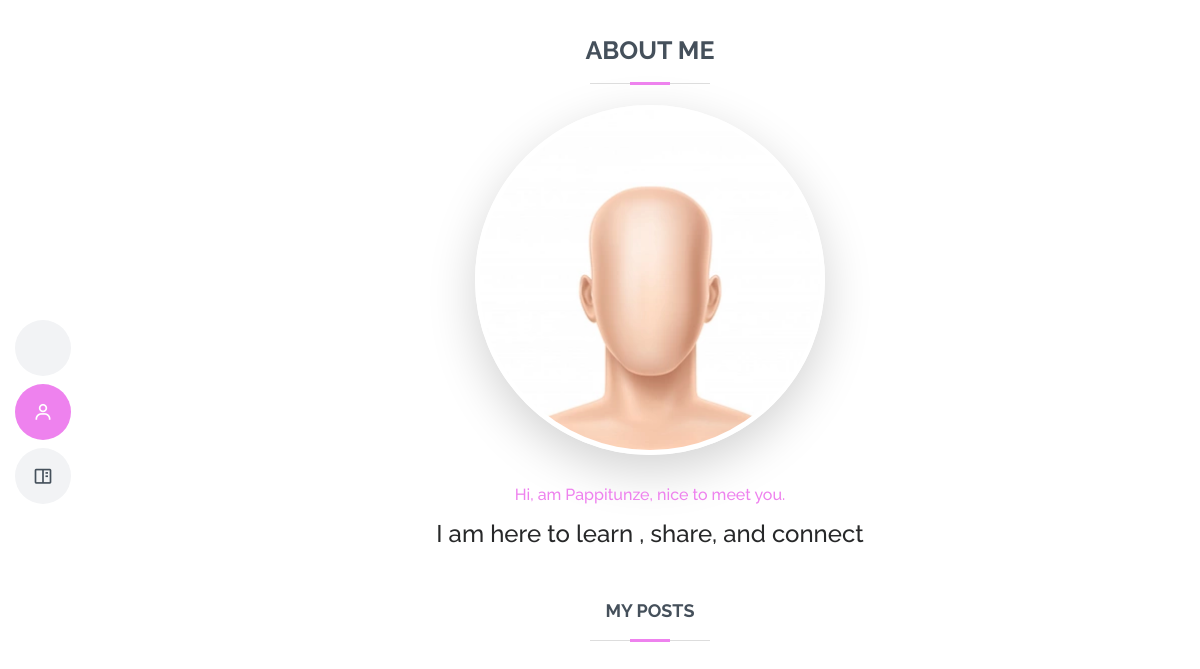
Before: /user_detail/tunde@gmail.com (signed in) with the older database file.
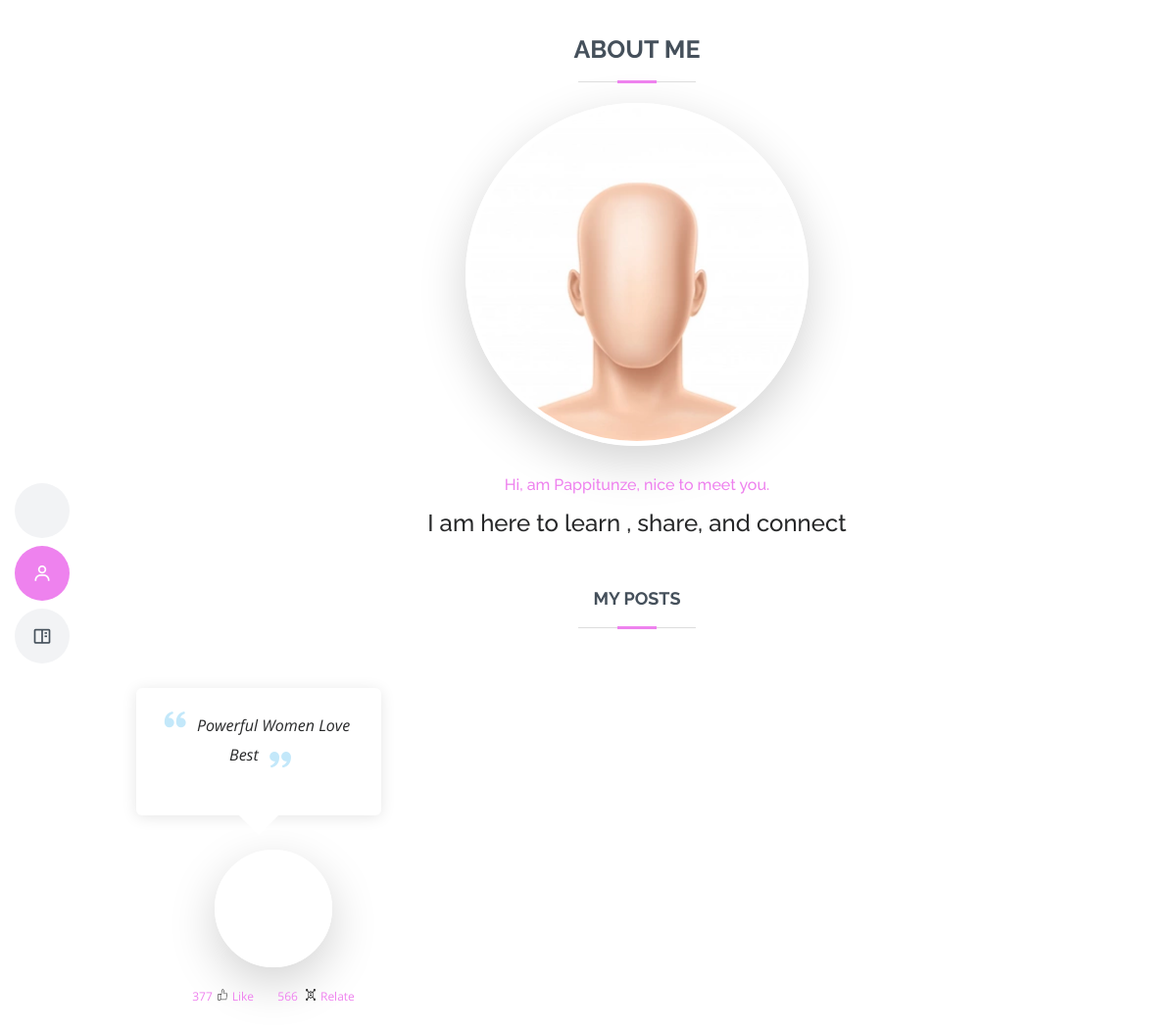
After: the same page with the newer database file.
### fc/models.py (models this page shows)
class User(db.Model, UserMixin):
    id = db.Column(db.Integer, primary_key=True)
    username = db.Column(db.String(255), nullable=True)
    name = db.Column(db.String(255), nullable=True)
    email = db.Column(db.String(255), unique=True, nullable=True)
    password = db.Column(db.String(255), nullable=False)
    secret_key = db.Column(db.String(255), nullable=True)
    phone = db.Column(db.String(255), nullable=True)
    gender = db.Column(db.String(255), nullable=True)
    state_of_origin = db.Column(db.String(255), nullable=True)
    country = db.Column(db.String(255), nullable=True)
    created_at = db.Column(db.DateTime(), default=datetime.utcnow)
    date_of_birth =db.Column(db.String(255), nullable=True)
    image = db.Column(db.String(255), nullable=True, default='default.jpg')
    fc_image = db.Column(db.String(255), nullable=True, default='default.jpg')
    pro_status = db.Column(db.String(255), nullable=True, default= 0)
    active = db.Column(db.Boolean())
    confirmed_at = db.Column(db.DateTime())

class Posts(db.Model, UserMixin):
    id = db.Column(db.Integer, primary_key=True)
    poster_username = db.Column(db.String(255), nullable=False)
    poster_email = db.Column(db.String(255), nullable=False)
    poster_img = db.Column(db.String(255), nullable=False)
    post_id = db.Column(db.String(255), nullable=True)
    post_title = db.Column(db.String(255), nullable=True)
    post_desc = db.Column(db.String(255), nullable=True)
    post_img = db.Column(db.String(255), nullable=True)
    post_like = db.Column(db.String(255), nullable=True)
    post_relate = db.Column(db.String(255), nullable=True)
    post_message = db.Column(db.String(255), nullable=True)
    post_trend = db.Column(db.String(255), nullable=True)
    posted_date = db.Column(db.DateTime(), default=datetime.utcnow)
    post_status = db.Column(db.String(255), nullable=True, default= 0)
    completed_at = db.Column(db.DateTime(), default=datetime.utcnow)
    status = db.Column(db.String(255), nullable=True, default= 0)
    active = db.Column(db.Boolean())
    confirmed_at = db.Column(db.DateTime())

### fc/routes.py (the view)
@app.route('/user_detail/<email>')
@login_required
def user_detail(email):
  users= User.query.filter_by(email = email).first()
  if users.gender != None:
    worker= Worker.query.filter_by(email= users.email).first()
    preposts = Posts.query.filter_by(poster_email= users.email).order_by(Posts.posted_date.desc())
    specials = Specialization.query.filter_by(email= worker.email).order_by(Specialization.completed_at.desc())
    workers= Worker.query.filter_by(email = worker.email)
    image = url_for('static', filename='user_uploads/' + str(worker.fc_image))
    return render_template('/fc_pro.html',  workers = workers, preposts=preposts, specials = specials, image = image)
  else:
    preposts = Posts.query.filter_by(poster_email= users.email).order_by(Posts.posted_date.desc())
    image = url_for('static', filename='user_uploads/' + str(users.fc_image))
    users= User.query.filter_by(email = users.email)
    return render_template('/user_pro.html', preposts=preposts, users = users, image = image)

### fc/__init__.py (called while the page is built)
@login_manager.user_loader
def load_user(user_id):
	return User.query.get(int(user_id))

### fc/momentjs.py (called while the page is built)
    def render(self, format):
        return Markup(
            "<script>\ndocument.write(moment(\"%s\").%s);\n</script>" %
            (self.timestamp.strftime("%Y-%m-%dT%H:%M:%S Z"), format))

    def fromNow(self):
        return self.render("fromNow()")

### fc/templates/user_pro.html (shortened to what the changed rows need)
<!DOCTYPE html>
<html lang="en">
<head>
  <link href="/static/profile_style/assets/vendor/aos/aos.css" rel="stylesheet">
  <link href="/static/profile_style/assets/vendor/bootstrap/css/bootstrap.min.css" rel="stylesheet">
  <link href="/static/profile_style/assets/vendor/bootstrap-icons/bootstrap-icons.css" rel="stylesheet">
  <link href="/static/profile_style/assets/vendor/boxicons/css/boxicons.min.css" rel="stylesheet">
  <link href="/static/profile_style/assets/vendor/glightbox/css/glightbox.min.css" rel="stylesheet">
  <link href="/static/profile_style/assets/vendor/swiper/swiper-bundle.min.css" rel="stylesheet">
  <link href="/static/profile_style/assets/css/style.css" rel="stylesheet">
</head>
<body>
  <main id="main">
    <section id="resume" class="resume">
      <div class="container" data-aos="fade-up">
        <div class="section-title">
          <h2 style="font-size: 25px; margin-top: -25px">About Me</h2>
        </div>
 {% if current_user.gender == ['Male'] or current_user.gender == ['Female'] %}
    <section id="skills" class="skills section-bg">
      <div class="container" data-aos="fade-up">
        <div class="section-title">
          <h2>Scores</h2>
          <p>Below are the scores / result from my Bot assessment.</p>
        </div>
        <div class="row skills-content">
          <div class="col-lg-6">
            <div class="progress">
              <span class="skill">Clinical interview <i class="val">100%</i></span>
              <div class="progress-bar-wrap">
                <div class="progress-bar" role="progressbar" aria-valuenow="100" aria-valuemin="0" aria-valuemax="100"></div>
              </div>
            </div>
            <div class="progress">
              <span class="skill"> Intellectual / Functioning IQ<i class="val">90%</i></span>
              <div class="progress-bar-wrap">
                <div class="progress-bar" role="progressbar" aria-valuenow="90" aria-valuemin="0" aria-valuemax="100"></div>
              </div>
            </div>
            <div class="progress">
              <span class="skill">Personality Assessment <i class="val">75%</i></span>
              <div class="progress-bar-wrap">
                <div class="progress-bar" role="progressbar" aria-valuenow="75" aria-valuemin="0" aria-valuemax="100"></div>
              </div>
            </div>
          </div>
          <div class="col-lg-6">
            <div class="progress">
              <span class="skill">behavioural assessment<i class="val">80%</i></span>
              <div class="progress-bar-wrap">
                <div class="progress-bar" role="progressbar" aria-valuenow="80" aria-valuemin="0" aria-valuemax="100"></div>
              </div>
            </div>
            <div class="progress">
              <span class="skill">General Knowledge<i class="val">90%</i></span>
              <div class="progress-bar-wrap">
                <div class="progress-bar" role="progressbar" aria-valuenow="90" aria-valuemin="0" aria-valuemax="100"></div>
              </div>
            </div>
            <div class="progress">
              <span class="skill">Empathy <i class="val">55%</i></span>
              <div class="progress-bar-wrap">
                <div class="progress-bar" role="progressbar" aria-valuenow="55" aria-valuemin="0" aria-valuemax="100"></div>
              </div>
            </div>
          </div>
        </div>
      </div>
    </section>
            {% else %}
              {% for user in users %}
               <center>
              <div class="row">
                <div class="col-lg-12">
                   <h6 style="color: violet"> Hi, am <span style="text-transform:capitalize; ">{{user.username}},</span> nice to meet you.</h6>
                    <p><h4>I am here to learn , share, and connect </h4></p>
                  </div>
                  </div>
                   </center>
              {% endfor %}
        {% endif %}
           <section id="testimonials" class="testimonials section-bg">
      <div class="container">
        <div class="section-title">
          <h2 style="font-size: 18px; margin-top: -25px">My posts</h2>
        </div>
        <div class="" data-aos="fade-up" data-aos-delay="100" style="width:350px; padding-right:40px; ">
          <div class="swiper-wrapper" id="md-slide-cover">
                {% for prepost in preposts %}
            <div class="swiper-slide" style="margin-bottom: 10px;margin-top: 10px">
              <div class="testimonial-item" data-aos="fade-up">
                <p style="min-width:250px; min-height:130px">
                  <i class="bx bxs-quote-alt-left quote-icon-left"></i>
                  {{prepost.post_title}}
                  <i class="bx bxs-quote-alt-right quote-icon-right"></i>
                </p>
                <a href="{{url_for('post_detail', post_id = prepost.id)}}">
                 {% if 'mp4' in prepost.post_img %}
                         <center>
                        <video  class="testimonial-img border-2 shadow-lg" style="width:120px; height:120px; border-radius:100px;object-fit: cover">
                            <source src={{url_for('static', filename='user_uploads/' + prepost.post_img)}} type="video/mp4" style="width:120px; height:120px; border-radius:100px;object-fit: cover">
                          </video>
                          </center>
                          {% else %}
  <img src="{{url_for('static', filename='user_uploads/' + prepost.post_img)}}" class="testimonial-img" alt="" style="width:120px; height:120px; border-radius:100px;object-fit: cover">
                         {% endif %}
                </a>
                <h4 style="padding: 5px 5px">{{ momentjs(prepost.posted_date).fromNow() }}</h4>
               <div>
                <a href="" style="padding: 5px 10px; font-size: 12px; text-decoration: none;">377<img src="" alt=""><img src="/static/field_style/assets/img/like.png" alt="" style="width:20px;height:20px;padding: 4px 5px; margin-top:-5px; font-size: 9px">Like</a>
                <a href="" style="padding: 5px 10px; font-size: 12px; text-decoration: none;">566 <img src="" alt=""><img src="/static/field_style/assets/img/relations.png" alt="" style="width:20px;height:20px;padding: 4px 5px; margin-top:-5px; font-size: 9px">Relate</a>
              </div>
              </div>
            </div>
                    {% endfor %}
          </div>
        </div>
      </div>
    </section>
</body>
</body>
</html>

Changed rows visible on the page:
added Posts: post_title "Powerful Women Love Best"
